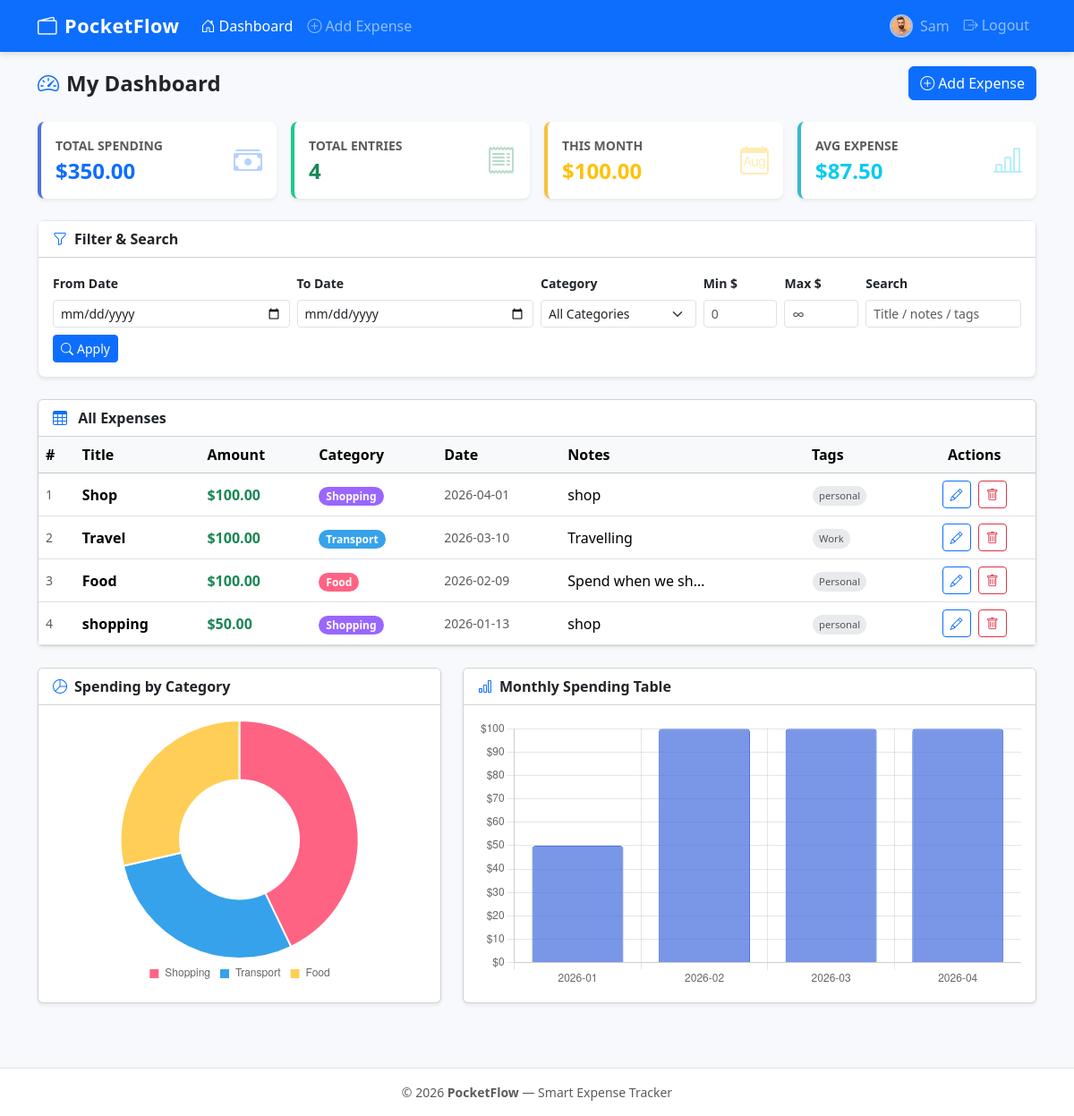
The app's page /dashboard (signed in) with its own data.
### tables this page shows
CREATE TABLE expenses (
            id         INTEGER PRIMARY KEY AUTOINCREMENT,
            user_id    INTEGER NOT NULL,
            title      TEXT    NOT NULL,
            amount     REAL    NOT NULL,
            date       TEXT    NOT NULL,
            category   TEXT    NOT NULL,
            notes      TEXT    NOT NULL DEFAULT '',
            tags       TEXT    NOT NULL DEFAULT '',
            created_at TEXT    NOT NULL DEFAULT (datetime('now')),
            updated_at TEXT    NOT NULL DEFAULT (datetime('now')),
            FOREIGN KEY (user_id) REFERENCES users(id) ON DELETE CASCADE
        );

### app.py (the view)
@app.route('/dashboard')
@login_required
def dashboard():
    user_id = session['user_id']
    start_date = request.args.get('start_date', '').strip()
    end_date   = request.args.get('end_date', '').strip()
    category   = request.args.get('category', '').strip()
    min_amount = request.args.get('min_amount', '').strip()
    max_amount = request.args.get('max_amount', '').strip()
    search     = request.args.get('search', '').strip()
    filters    = dict(start_date=start_date, end_date=end_date, category=category,
                      min_amount=min_amount, max_amount=max_amount, search=search)
    has_filter = any(filters.values())
    query  = 'SELECT * FROM expenses WHERE user_id = ?'
    params = [user_id]
    if start_date:
        query += ' AND date >= ?'; params.append(start_date)
    if end_date:
        query += ' AND date <= ?'; params.append(end_date)
    if category:
        query += ' AND category = ?'; params.append(category)
    if min_amount:
        try: query += ' AND amount >= ?'; params.append(float(min_amount))
        except ValueError: pass
    if max_amount:
        try: query += ' AND amount <= ?'; params.append(float(max_amount))
        except ValueError: pass
    if search:
        query += ' AND (title LIKE ? OR notes LIKE ? OR tags LIKE ?)'
        params += [f'%{search}%', f'%{search}%', f'%{search}%']
    query += ' ORDER BY date DESC, created_at DESC'
    conn = get_db()
    expenses = conn.execute(query, params).fetchall()
    stats = conn.execute(
        'SELECT COALESCE(SUM(amount),0) as total, COUNT(*) as count, COALESCE(AVG(amount),0) as avg '
        'FROM expenses WHERE user_id = ?', [user_id]
    ).fetchone()
    current_month  = datetime.now().strftime('%Y-%m')
    monthly_total  = conn.execute(
        "SELECT COALESCE(SUM(amount),0) FROM expenses WHERE user_id = ? AND strftime('%Y-%m', date)=?",
        [user_id, current_month]
    ).fetchone()[0]
    chart_where  = 'WHERE user_id = ?'
    chart_params = [user_id]
    if start_date:
        chart_where += ' AND date >= ?'; chart_params.append(start_date)
    if end_date:
        chart_where += ' AND date <= ?'; chart_params.append(end_date)
    if category:
        chart_where += ' AND category = ?'; chart_params.append(category)
    if min_amount:
        try: chart_where += ' AND amount >= ?'; chart_params.append(float(min_amount))
        except ValueError: pass
    if max_amount:
        try: chart_where += ' AND amount <= ?'; chart_params.append(float(max_amount))
        except ValueError: pass
    if search:
        chart_where += ' AND (title LIKE ? OR notes LIKE ? OR tags LIKE ?)'
        chart_params += [f'%{search}%', f'%{search}%', f'%{search}%']
    cat_rows = conn.execute(
        f'SELECT category, SUM(amount) AS total FROM expenses {chart_where} '
        f'GROUP BY category ORDER BY total DESC', chart_params
    ).fetchall()
    monthly_rows = conn.execute(
        f"SELECT strftime('%Y-%m', date) AS month, SUM(amount) AS total "
        f"FROM expenses {chart_where} GROUP BY month ORDER BY month ASC", chart_params
    ).fetchall()
    conn.close()
    filtered_total = sum(e['amount'] for e in expenses)
    return render_template('expenses/dashboard.html',
        expenses=expenses,
        total_all=stats['total'],
        expense_count=stats['count'],
        avg_expense=stats['avg'],
        monthly_total=monthly_total,
        filtered_total=filtered_total,
        categories=CATEGORIES,
        has_filter=has_filter,
        filters=filters,
        cat_labels=[r['category'] for r in cat_rows],
        cat_values=[r['total'] for r in cat_rows],
        monthly_labels=[r['month'] for r in monthly_rows],
        monthly_values=[r['total'] for r in monthly_rows],
    )

### app.py (called while the page is built, shortened)
def get_db():
    conn = sqlite3.connect(DATABASE)
    conn.row_factory = sqlite3.Row
    conn.execute('PRAGMA foreign_keys = ON')
    return conn

def login_required(f):
    @wraps(f)
    def decorated(*args, **kwargs):
        if 'user_id' not in session:
            flash('Please log in to continue.', 'warning')
            return redirect(url_for('login'))
        return f(*args, **kwargs)
    return decorated

@app.before_request
def load_user_from_remember_token():
    if 'user_id' in session:
        return

### templates/expenses/dashboard.html (shortened to what this page needs)
{% extends 'base.html' %}
{% block content %}
<div class="container">
  <div class="page-header">
    <h2><i class="bi bi-speedometer2 me-2 text-primary"></i>My Dashboard</h2>
    <a href="{{ url_for('add_expense') }}" class="btn btn-primary">
      <i class="bi bi-plus-circle me-1"></i>Add Expense
    </a>
  </div>
  <div class="row g-3 mb-4">
    <div class="col-6 col-xl-3">
      <div class="card stat-card primary shadow-sm h-100">
        <div class="card-body d-flex justify-content-between align-items-center">
          <div>
            <p class="text-muted text-uppercase small fw-semibold mb-1">Total Spending</p>
            <h4 class="fw-bold mb-0 text-primary">${{ "%.2f"|format(total_all) }}</h4>
          </div>
          <i class="bi bi-cash-stack stat-icon text-primary"></i>
        </div>
      </div>
    </div>
    <div class="col-6 col-xl-3">
      <div class="card stat-card success shadow-sm h-100">
        <div class="card-body d-flex justify-content-between align-items-center">
          <div>
            <p class="text-muted text-uppercase small fw-semibold mb-1">Total Entries</p>
            <h4 class="fw-bold mb-0 text-success">{{ expense_count }}</h4>
          </div>
          <i class="bi bi-receipt stat-icon text-success"></i>
        </div>
      </div>
    </div>
    <div class="col-6 col-xl-3">
      <div class="card stat-card warning shadow-sm h-100">
        <div class="card-body d-flex justify-content-between align-items-center">
          <div>
            <p class="text-muted text-uppercase small fw-semibold mb-1">This Month</p>
            <h4 class="fw-bold mb-0 text-warning">${{ "%.2f"|format(monthly_total) }}</h4>
          </div>
          <i class="bi bi-calendar-month stat-icon text-warning"></i>
        </div>
      </div>
    </div>
    <div class="col-6 col-xl-3">
      <div class="card stat-card info shadow-sm h-100">
        <div class="card-body d-flex justify-content-between align-items-center">
          <div>
            <p class="text-muted text-uppercase small fw-semibold mb-1">Avg Expense</p>
            <h4 class="fw-bold mb-0 text-info">${{ "%.2f"|format(avg_expense) }}</h4>
          </div>
          <i class="bi bi-bar-chart-line stat-icon text-info"></i>
        </div>
      </div>
    </div>
  </div>
  <div class="card filter-card shadow-sm mb-4">
    <div class="card-header bg-white d-flex align-items-center justify-content-between">
      <span class="fw-semibold"><i class="bi bi-funnel me-2 text-primary"></i>Filter &amp; Search</span>
    </div>
    <div class="card-body">
      <form method="GET" action="{{ url_for('dashboard') }}" class="row g-2 align-items-end">
        <div class="col-sm-6 col-md-3">
          <label class="form-label small fw-semibold">From Date</label>
          <input type="date" name="start_date" class="form-control form-control-sm"
                 value="{{ filters.start_date }}">
        </div>
        <div class="col-sm-6 col-md-3">
          <label class="form-label small fw-semibold">To Date</label>
          <input type="date" name="end_date" class="form-control form-control-sm"
                 value="{{ filters.end_date }}">
        </div>
        <div class="col-sm-6 col-md-2">
          <label class="form-label small fw-semibold">Category</label>
          <select name="category" class="form-select form-select-sm">
            <option value="">All Categories</option>
          </select>
        </div>
        <div class="col-sm-3 col-md-1">
          <label class="form-label small fw-semibold">Min $</label>
          <input type="number" name="min_amount" class="form-control form-control-sm"
                 step="0.01" min="0" placeholder="0"
                 value="{{ filters.min_amount }}">
        </div>
        <div class="col-sm-3 col-md-1">
          <label class="form-label small fw-semibold">Max $</label>
          <input type="number" name="max_amount" class="form-control form-control-sm"
                 step="0.01" min="0" placeholder="∞"
                 value="{{ filters.max_amount }}">
        </div>
        <div class="col-sm-6 col-md-2">
          <label class="form-label small fw-semibold">Search</label>
          <input type="text" name="search" class="form-control form-control-sm"
                 placeholder="Title / notes / tags"
                 value="{{ filters.search }}">
        </div>
        <div class="col-sm-6 col-md-auto">
          <button type="submit" class="btn btn-primary btn-sm w-100">
            <i class="bi bi-search me-1"></i>Apply
          </button>
        </div>
      </form>
    </div>
  </div>
  <div class="card shadow-sm mb-4">
    <div class="card-header bg-white d-flex justify-content-between align-items-center">
      <span class="fw-semibold">
        <i class="bi bi-table me-2 text-primary"></i>
        {% if has_filter %}
          Filtered Results
          <span class="badge bg-primary ms-1">{{ expenses|length }}</span>
          &mdash; Total: <strong>${{ "%.2f"|format(filtered_total) }}</strong>
        {% else %}
          All Expenses
        {% endif %}
      </span>
    </div>
    {% if expenses %}
      <div class="table-responsive table-scroll">
        <table class="table table-hover align-middle mb-0">
          <thead class="table-light sticky-top">
            <tr>
              <th>#</th>
              <th>Title</th>
              <th>Amount</th>
              <th>Category</th>
              <th>Date</th>
              <th>Notes</th>
              <th>Tags</th>
              <th class="text-center">Actions</th>
            </tr>
          </thead>
          <tbody>
            {% for exp in expenses %}
            <tr>
              <td class="text-muted small">{{ loop.index }}</td>
              <td class="fw-semibold">{{ exp.title }}</td>
              <td class="fw-bold text-success">${{ "%.2f"|format(exp.amount) }}</td>
              <td>
                <span class="badge cat-{{ exp.category }} rounded-pill px-2">{{ exp.category }}</span>
              </td>
              <td class="text-muted small">{{ exp.date }}</td>
              <td>
                {% if exp.notes %}
                  <span class="text-truncate-note" title="{{ exp.notes }}">{{ exp.notes }}</span>
                {% else %}
                  <span class="text-muted">—</span>
                {% endif %}
              </td>
              <td>
                {% if exp.tags %}
                  {% for tag in exp.tags.split(',') %}
                    {% if tag.strip() %}
                      <span class="tag-pill">{{ tag.strip() }}</span>
                    {% endif %}
                  {% endfor %}
                {% else %}
                  <span class="text-muted">—</span>
                {% endif %}
              </td>
              <td class="text-center">
                <a href="{{ url_for('edit_expense', expense_id=exp.id) }}"
                   class="btn btn-sm btn-outline-primary me-1" title="Edit">
                  <i class="bi bi-pencil"></i>
                </a>
                <form method="POST" action="{{ url_for('delete_expense', expense_id=exp.id) }}"
                      class="delete-form d-inline">
                  <button type="submit" class="btn btn-sm btn-outline-danger" title="Delete">
                    <i class="bi bi-trash"></i>
                  </button>
                </form>
              </td>
            </tr>
            {% endfor %}
          </tbody>
        </table>
      </div>
    {% endif %}
  </div>
  <div class="row g-4 mb-4">
    <div class="col-lg-5">
      <div class="card shadow-sm h-100">
        <div class="card-header bg-white fw-semibold d-flex justify-content-between align-items-center flex-wrap gap-1">
          <span><i class="bi bi-pie-chart me-2 text-primary"></i>Spending by Category</span>
        </div>
        <div class="card-body d-flex align-items-center justify-content-center">
          {% if cat_labels %}
            <div class="chart-box w-100">
              <canvas id="pieChart"></canvas>
            </div>
          {% else %}
            <p class="text-muted text-center py-4">
              {% if has_filter %}No data for current filters.{% else %}No data yet — add some expenses!{% endif %}
            </p>
          {% endif %}
        </div>
      </div>
    </div>
    <div class="col-lg-7">
      <div class="card shadow-sm h-100">
        <div class="card-header bg-white fw-semibold d-flex justify-content-between align-items-center flex-wrap gap-1">
          <span><i class="bi bi-bar-chart me-2 text-primary"></i>Monthly Spending Table</span>
        </div>
        <div class="card-body d-flex align-items-center justify-content-center">
          {% if monthly_labels %}
            <div class="chart-box w-100">
              <canvas id="barChart"></canvas>
            </div>
          {% else %}
            <p class="text-muted text-center py-4">
              {% if has_filter %}No data for current filters.{% else %}No data yet — add some expenses!{% endif %}
            </p>
          {% endif %}
        </div>
      </div>
    </div>
  </div>
</div>
{% endblock %}
{% block scripts %}
<script>
    const chartData = JSON.parse(document.getElementById('chart-data').textContent);
    initPieChart('pieChart', chartData.cat_labels, chartData.cat_values);
    initBarChart('barChart', chartData.monthly_labels, chartData.monthly_values);
</script>
{% endblock %}

### static/css/style.css (style rules this page uses)
:root { --pf-primary: #4e73df; --pf-success: #1cc88a; --pf-warning: #f6c23e; --pf-danger: #e74a3b; --pf-info: #36b9cc; --pf-secondary: #858796; --pf-bg: #f8f9fc; }
body { background-color: var(--pf-bg); font-family: 'Segoe UI', system-ui, -apple-system, sans-serif; min-height: 100vh; display: flex; flex-direction: column; }
.stat-card { border: none; border-left: 4px solid; border-radius: .5rem; transition: transform .15s, box-shadow .15s; }
.stat-card.primary { border-left-color: var(--pf-primary); }
.stat-card.success { border-left-color: var(--pf-success); }
.stat-card.warning { border-left-color: var(--pf-warning); }
.stat-card.info { border-left-color: var(--pf-info); }
.stat-icon { font-size: 2rem; opacity: .3; }
.cat-Food { background-color: #FF6384 !important; }
.cat-Transport { background-color: #36A2EB !important; }
.cat-Shopping { background-color: #9966FF !important; }
.table-scroll { max-height: 460px; overflow-y: auto; }
.chart-box { position: relative; height: 300px; }
.filter-card { border: 1px solid #e3e6f0; border-radius: .5rem; background: #fff; }
.page-header { display: flex; align-items: center; justify-content: space-between; margin-bottom: 1.5rem; flex-wrap: wrap; gap: .5rem; }
.page-header h2 { margin: 0; font-weight: 700; font-size: 1.5rem; }
.tag-pill { display: inline-block; font-size: .7rem; padding: .15rem .45rem; background: #e8eaed; border-radius: 999px; color: #555; margin: 1px; }
.text-truncate-note { max-width: 160px; display: inline-block; overflow: hidden; white-space: nowrap; text-overflow: ellipsis; vertical-align: bottom; }

### records on screen
expenses: title "Shop", amount "100.00", category "Shopping", date "2026-04-01", notes "shop", strip "personal"
expenses: title "Travel", amount "100.00", category "Transport", date "2026-03-10", notes "Travelling", strip "Work"
expenses: title "Food", amount "100.00", category "Food", date "2026-02-09", notes "Spend when we sh…", strip "Personal"
expenses: title "shopping", amount "50.00", category "Shopping", date "2026-01-13", notes "shop", strip "personal"

### other values on screen
{{ session.username }} "Sam"
{{ "%.2f"|format(total_all) }} "350.00"
{{ expense_count }} "4"
{{ "%.2f"|format(monthly_total) }} "100.00"
{{ "%.2f"|format(avg_expense) }} "87.50"
